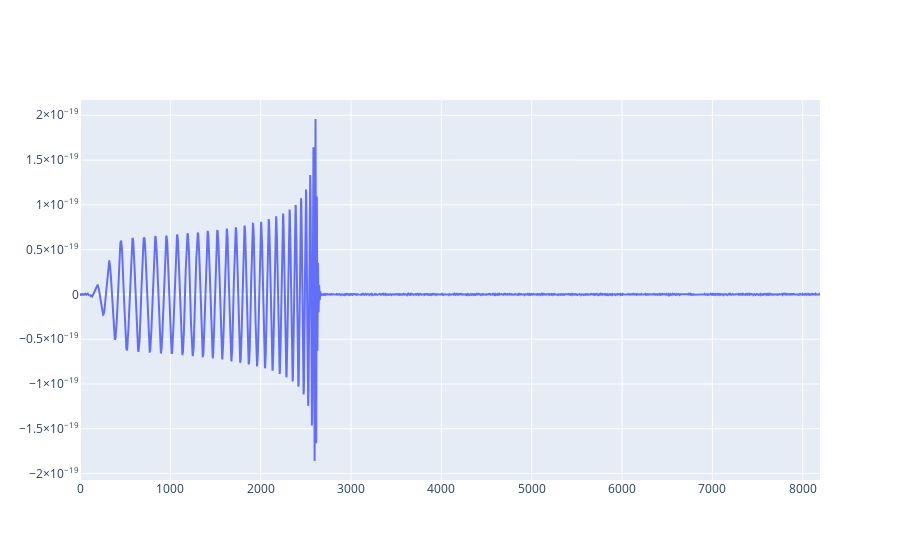

This figure's notebook cell:
### Code cell
fig2 = make_subplots(rows=1, cols=1)

fig2.add_trace(
    go.Scatter(x=list(range(len(ts_signal))), y=ts_signal, mode="lines", name="signal"),
    row=1,
    col=1,
)
fig2.show()

### Figure 1 — Plotly figure (JSON) as saved in the notebook; plotly's stock layout.template omitted (floating-point values rounded to 4 significant figures; data arrays with more than 128 entries replaced by an {"elided": "..."} marker saying what was removed)
{"data": [{"mode": "lines", "name": "signal", "type": "scatter", "x": {"elided": "8192 int values"}, "xaxis": "x", "y": {"elided": "8192 float values"}, "yaxis": "y"}], "layout": {"xaxis": {"anchor": "y", "domain": [0, 1]}, "yaxis": {"anchor": "x", "domain": [0, 1]}}}
